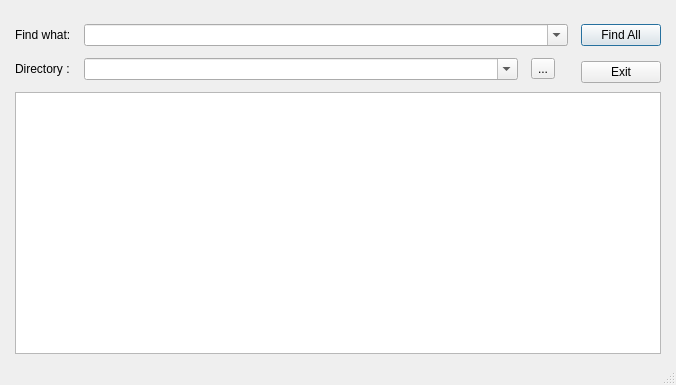
<?xml version="1.0" encoding="UTF-8"?>
<ui version="4.0">
 <class>MainWindow</class>
 <widget class="QMainWindow" name="MainWindow">
  <property name="geometry">
   <rect>
    <x>0</x>
    <y>0</y>
    <width>676</width>
    <height>385</height>
   </rect>
  </property>
  <property name="windowTitle">
   <string>MainWindow</string>
  </property>
  <widget class="QWidget" name="centralwidget">
   <layout class="QVBoxLayout" name="verticalLayout_3">
    <item>
     <layout class="QGridLayout" name="gridLayout_1">
      <property name="leftMargin">
       <number>6</number>
      </property>
      <property name="rightMargin">
       <number>6</number>
      </property>
      <property name="spacing">
       <number>0</number>
      </property>
      <item row="3" column="0" colspan="2">
       <widget class="QListWidget" name="listWidget"/>
      </item>
      <item row="2" column="0">
       <layout class="QVBoxLayout" name="verticalLayout_1" stretch="0">
        <property name="leftMargin">
         <number>0</number>
        </property>
        <property name="topMargin">
         <number>6</number>
        </property>
        <property name="rightMargin">
         <number>0</number>
        </property>
        <property name="bottomMargin">
         <number>12</number>
        </property>
        <item>
         <layout class="QGridLayout" name="gridLayout_1_1">
          <property name="sizeConstraint">
           <enum>QLayout::SetDefaultConstraint</enum>
          </property>
          <property name="leftMargin">
           <number>0</number>
          </property>
          <property name="topMargin">
           <number>9</number>
          </property>
          <property name="rightMargin">
           <number>1</number>
          </property>
          <property name="bottomMargin">
           <number>0</number>
          </property>
          <property name="horizontalSpacing">
           <number>13</number>
          </property>
          <property name="verticalSpacing">
           <number>12</number>
          </property>
          <item row="2" column="1">
           <widget class="QComboBox" name="comboBox_Directory">
            <property name="sizePolicy">
             <sizepolicy hsizetype="MinimumExpanding" vsizetype="Fixed">
              <horstretch>0</horstretch>
              <verstretch>0</verstretch>
             </sizepolicy>
            </property>
            <property name="editable">
             <bool>true</bool>
            </property>
            <property name="maxCount">
             <number>10</number>
            </property>
            <property name="insertPolicy">
             <enum>QComboBox::NoInsert</enum>
            </property>
           </widget>
          </item>
          <item row="2" column="0">
           <widget class="QLabel" name="label_Directory">
            <property name="enabled">
             <bool>true</bool>
            </property>
            <property name="text">
             <string>Directory :</string>
            </property>
           </widget>
          </item>
          <item row="0" column="1" colspan="3">
           <widget class="QComboBox" name="comboBox_FindWhat">
            <property name="sizePolicy">
             <sizepolicy hsizetype="MinimumExpanding" vsizetype="Fixed">
              <horstretch>0</horstretch>
              <verstretch>0</verstretch>
             </sizepolicy>
            </property>
            <property name="editable">
             <bool>true</bool>
            </property>
            <property name="maxCount">
             <number>10</number>
            </property>
            <property name="insertPolicy">
             <enum>QComboBox::NoInsert</enum>
            </property>
           </widget>
          </item>
          <item row="0" column="0">
           <widget class="QLabel" name="label_FindWhat">
            <property name="text">
             <string>Find what:</string>
            </property>
            <property name="buddy">
             <cstring>comboFind</cstring>
            </property>
           </widget>
          </item>
          <item row="2" column="2">
           <widget class="QToolButton" name="popDirButton">
            <property name="text">
             <string>...</string>
            </property>
           </widget>
          </item>
         </layout>
        </item>
       </layout>
      </item>
      <item row="2" column="1">
       <layout class="QVBoxLayout" name="verticalLayout_2">
        <property name="spacing">
         <number>6</number>
        </property>
        <property name="leftMargin">
         <number>12</number>
        </property>
        <property name="topMargin">
         <number>6</number>
        </property>
        <item>
         <widget class="QPushButton" name="buttonFindAll">
          <property name="text">
           <string>Find All</string>
          </property>
          <property name="autoDefault">
           <bool>false</bool>
          </property>
          <property name="default">
           <bool>true</bool>
          </property>
         </widget>
        </item>
        <item>
         <widget class="QPushButton" name="buttonExit">
          <property name="text">
           <string>Exit</string>
          </property>
          <property name="autoDefault">
           <bool>false</bool>
          </property>
         </widget>
        </item>
       </layout>
      </item>
     </layout>
    </item>
   </layout>
  </widget>
  <widget class="QStatusBar" name="statusbar"/>
  <action name="actionNew">
   <property name="text">
    <string>New</string>
   </property>
  </action>
  <action name="actionOpen">
   <property name="text">
    <string>Open..</string>
   </property>
  </action>
  <action name="actionOpen_Containing_Folder">
   <property name="text">
    <string>Open Containing Folder</string>
   </property>
  </action>
  <action name="actionFind">
   <property name="text">
    <string>Find</string>
   </property>
  </action>
 </widget>
 <resources/>
 <connections>
  <connection>
   <sender>buttonExit</sender>
   <signal>clicked()</signal>
   <receiver>MainWindow</receiver>
   <slot>close()</slot>
   <hints>
    <hint type="sourcelabel">
     <x>727</x>
     <y>63</y>
    </hint>
    <hint type="destinationlabel">
     <x>822</x>
     <y>92</y>
    </hint>
   </hints>
  </connection>
 </connections>
</ui>
